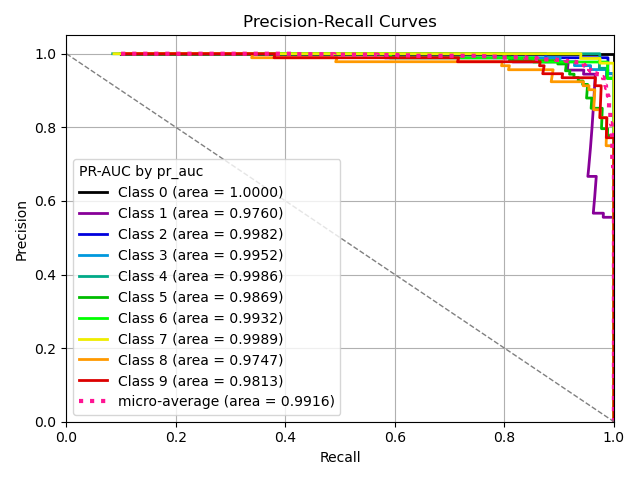

Source code (Python):
"""
An example showing the plot_precision_recall method
used by a scikit-learn classifier
"""
from sklearn.datasets import (
    make_classification,
    load_breast_cancer as data_2_classes,
    load_iris as data_3_classes,
    load_digits as data_10_classes,
)
from sklearn.model_selection import train_test_split
from sklearn.linear_model import LogisticRegression
from sklearn.naive_bayes import GaussianNB
from sklearn.svm import LinearSVC
from sklearn.ensemble import RandomForestClassifier
from sklearn.model_selection import cross_val_predict
import numpy as np; np.random.seed(0)
# importing pylab or pyplot
import matplotlib.pyplot as plt

# Import scikit-plot
import scikitplot as skplt

# Load the data
X, y = data_10_classes(return_X_y=True, as_frame=False)
X_train, X_val, y_train, y_val = train_test_split(X, y, test_size=0.5, random_state=0)

# Create an instance of the LogisticRegression
model = LogisticRegression(max_iter=int(1e5), random_state=0).fit(X_train, y_train)

# Perform predictions
y_val_prob = model.predict_proba(X_val)

# Plot!
ax = skplt.metrics.plot_precision_recall(
    y_val, y_val_prob
);
# Adjust layout to make sure everything fits
plt.tight_layout()
# Save the plot to a file
plt.savefig('plot_precision_recall.png')
# Display the plot
plt.show(block=True)